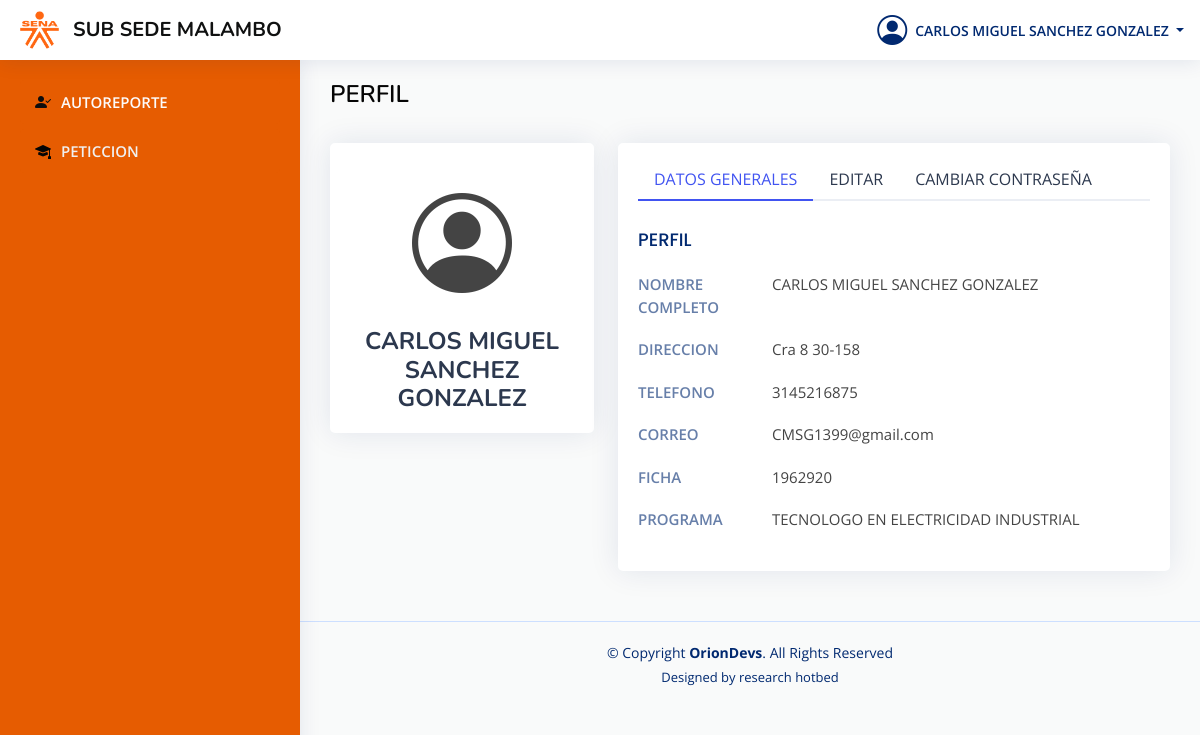
The app's page /perfilAprendiz (signed in) with its own data.
### tables this page shows
CREATE TABLE `tbl_aprendiz` (
  `tbl_aprendiz_ID` int NOT NULL,
  `tbl_tipodocumento_ID` int NOT NULL,
  `tbl_aprendiz_DOCUMENTO` bigint DEFAULT NULL,
  `tbl_aprendiz_NOMBRES` varchar(45) DEFAULT NULL,
  `tbl_aprendiz_APELLIDOS` varchar(45) DEFAULT NULL,
  `tbl_aprendiz_CELULAR` varchar(15) DEFAULT NULL,
  `tbl_aprendiz_CORREO` varchar(45) DEFAULT NULL,
  `tbl_aprendiz_PASSWORD` varchar(100) NOT NULL,
  `tbl_aprendiz_DIRECCION` varchar(45) DEFAULT NULL,
  `tbl_aprendiz_ESTADO` varchar(25) NOT NULL,
  `tbl_ficha_ID` int NOT NULL,
  `tbl_programa_ID` int NOT NULL,
  `tbl_aprendiz_PRESENTE` varchar(9) NOT NULL,
  `tbl_aprendiz_SEDE` int NOT NULL,
  `tbl_aprendiz_CARGO` varchar(20) NOT NULL,
  `tbl_aprendiz_EXTERNO` int NOT NULL
);

CREATE TABLE `tbl_ficha` (
  `tbl_ficha_ID` int NOT NULL,
  `tbl_ficha_CODIGO` varchar(45) DEFAULT NULL,
  `tbl_programa_ID` int NOT NULL,
  `tbl_ficha_GRUPO` varchar(45) NOT NULL
);

CREATE TABLE `tbl_programa` (
  `tbl_programa_ID` int NOT NULL,
  `tbl_programa_CODIGO` varchar(45) DEFAULT NULL,
  `tbl_programa_NOMBRE` varchar(60) DEFAULT NULL,
  `tbl_formacion_ID` int NOT NULL,
  `tbl_programa_ESTADO` int NOT NULL,
  `tbl_sede_tbl_sede_ID` int NOT NULL
);

### app/controlador/PlantillaControlador.php (called while the page is built)
<?php
class ControladorPlantilla{
	public function ctrPlantilla(){
		include "app/vista/plantilla.php";
	}
}

### index.php (called while the page is built)
<?php
require_once "app/controlador/PlantillaControlador.php";
$plantilla = new controladorPlantilla();
$plantilla -> ctrPlantilla();

### app/controlador/LoginControlador.php (called while the page is built, shortened)
<?php
if (isset($_POST["opcion"])) {
	require_once "../modelo/LoginModelo.php";
} else {
	require_once "app/modelo/LoginModelo.php";
}
class LoginControlador
{
	public function DatosUsuarioAprendiz($id)
	{
		$id = $id;
		$r = ModeloUsuarios::DatosUsuarioAprendiz($id);
		$datos =
			[
				'tipo_documento' => $r["tipo_documento"],
				'numero_documento' => $r["numero_documento"],
				'nombres' => $r["nombres"],
				'apellidos' => $r["apellidos"],
				'telefono' => $r["telefono"],
				'correo' => $r["correo"],
				'direccion' => $r["direccion"],
				'ficha' => $r["ficha"],
				'programa' => $r["programa"]
			];
		return $datos;
	}
}

### app/modelo/conexion.php (called while the page is built, shortened)
<?php
class Conexion{
    public  static function conectar(){
        $link = new PDO("mysql:host=localhost; dbname=senasubs_parametrizacion", "root", "1130266003");
        return $link;
    }
}

### app/modelo/LoginModelo.php (called while the page is built, shortened)
<?php
require_once "conexion.php";
Class ModeloUsuarios{
    static public function DatosUsuarioAprendiz($id)
    {
        $x=Conexion::conectar()->prepare("SELECT A.tbl_aprendiz_ID as id_aprendiz, A.tbl_aprendiz_DOCUMENTO as numero_documento,
        A.tbl_aprendiz_NOMBRES as nombres, A.tbl_aprendiz_APELLIDOS as apellidos, A.tbl_aprendiz_CELULAR as telefono,
        A.tbl_aprendiz_CORREO as correo, A.tbl_aprendiz_PASSWORD as password, A.tbl_aprendiz_DIRECCION as direccion,
        T.tbl_tipodocumento_NOMBRE as tipo_documento, F.tbl_ficha_CODIGO as ficha, P.tbl_programa_NOMBRE as programa, A.tbl_aprendiz_CARGO as cargo
        FROM tbl_aprendiz as A inner join tbl_tipodocumento as T on A.tbl_tipodocumento_ID=T.tbl_tipodocumento_ID
        inner join tbl_ficha as F on A.tbl_ficha_ID=F.tbl_ficha_ID inner join tbl_programa as P on A.tbl_programa_ID=P.tbl_programa_ID
        WHERE tbl_aprendiz_ID=:id_aprendiz");
        $x->bindParam(":id_aprendiz", $id, PDO::PARAM_INT);
        $x->execute();
        return $x->fetch();
    }
}
?>

### app/vista/HOME/PERFIL/perfilAprendiz.php (the view, shortened to what this page needs)
<main id="main" class="main">
   <div class="pagetitle">
     <h1>PERFIL</h1>
     <BR>
   </div>
   <section class="section profile">
     <div class="row">
       <div class="col-xl-4">
         <div class="card">
           <div class="card-body profile-card pt-4 d-flex flex-column align-items-center">
             <i class="bi bi-person-circle" style="font-size:100px;"></i>
             <h2 style="text-align:center;">
                <?php
                   echo $datos["nombres"]." ".$datos["apellidos"];
                ?>
             </h2>
           </div>
         </div>
       </div>
       <div class="col-xl-8">
         <div class="card">
           <div class="card-body pt-3">
             <ul class="nav nav-tabs nav-tabs-bordered">
               <li class="nav-item">
                 <button class="nav-link active" data-bs-toggle="tab" data-bs-target="#profile-overview">DATOS GENERALES</button>
               </li>
               <li class="nav-item">
                 <button class="nav-link" data-bs-toggle="tab" data-bs-target="#profile-edit">EDITAR</button>
               </li>
               <li class="nav-item">
                 <button class="nav-link" data-bs-toggle="tab" data-bs-target="#profile-change-password">CAMBIAR CONTRASEÑA</button>
               </li>
             </ul>
             <div class="tab-content pt-2">
               <div class="tab-pane fade show active profile-overview" id="profile-overview">
                 <h5 class="card-title">PERFIL</h5>
                 <div class="row">
                   <div class="col-lg-3 col-md-4 label ">NOMBRE COMPLETO</div>
                   <div class="col-lg-9 col-md-8">
                   <?php
                       echo $datos["nombres"]." ".$datos["apellidos"];
                   ?>
                   </div>
                 </div>
                 <div class="row">
                   <div class="col-lg-3 col-md-4 label">DIRECCION</div>
                   <div class="col-lg-9 col-md-8">
                      <?php
                           echo $datos["direccion"];
                      ?>
                   </div>
                 </div>
                 <div class="row">
                   <div class="col-lg-3 col-md-4 label">TELEFONO</div>
                   <div class="col-lg-9 col-md-8">
                      <?php
                        echo $datos["telefono"];
                      ?>
                   </div>
                 </div>
                 <div class="row">
                   <div class="col-lg-3 col-md-4 label">CORREO</div>
                   <div class="col-lg-9 col-md-8">
                      <?php
                        echo $datos["correo"];
                      ?>
                   </div>
                 </div>
                 <div class="row">
                   <div class="col-lg-3 col-md-4 label">FICHA</div>
                   <div class="col-lg-9 col-md-8">
                      <?php
                        echo $datos["ficha"];
                      ?>
                   </div>
                 </div>
                 <div class="row">
                   <div class="col-lg-3 col-md-4 label">PROGRAMA</div>
                   <div class="col-lg-9 col-md-8">
                      <?php
                        echo $datos["programa"];
                      ?>
                   </div>
                 </div>
               </div>
             </div>
           </div>
         </div>
       </div>
     </div>
   </section>
 </main>

### app/vista/MENU/navAprendiz.php (shortened to what this page needs)
<?php
  $id=$_SESSION["sesion_active"]["id_aprendiz"];
  $login = new LoginControlador();
  $datos= $login -> DatosUsuarioAprendiz($id);
?>
    <header id="header" class="header fixed-top d-flex align-items-center">
    <div class="d-flex align-items-center justify-content-between">
        <a href="index.html" class="logo d-flex align-items-center">
            <img src="public/assets/img/logosena.png" alt="">&nbsp;&nbsp;
            <span class="d-sm-none d-none d-lg-block">SUB SEDE MALAMBO</span>
        </a>
    </div>
    <nav class="header-nav ms-auto">
      <ul class="d-flex align-items-center">
        <li class="nav-item dropdown pe-3">
          <a class="nav-link nav-profile d-flex align-items-center pe-0" href="#" data-bs-toggle="dropdown">
            <i class="bi bi-person-circle" style="font-size:30px;"></i>
            <span class="d-none d-md-block dropdown-toggle ps-2">
            <?php
              echo $datos["nombres"]." ".$datos["apellidos"];
            ?>
            </span>
          </a>
        </li>
    </nav>
  </header>

### public/assets/css/style.css (style rules this page uses)
:root { scroll-behavior: smooth; }
body { font-family: "Open Sans", sans-serif; background:#f9fafa; color: #444444; }
a { color: #4154f1; text-decoration: none; }
h1, h2, h3, h4, h5, h6 { font-family: "Nunito", sans-serif; }
#main { margin-top: 60px; padding: 20px 30px; transition: all 0.3s; }
.pagetitle { margin-bottom: 10px; }
.pagetitle h1 { font-size: 24px; margin-bottom: 0; font-weight: 600; color: #050505; }
.card { margin-bottom: 30px; border: none; border-radius: 5px; box-shadow: 0px 0 30px rgba(1, 41, 112, 0.1); }
.card-title { padding: 20px 0 15px 0; font-size: 18px; font-weight: 500; color: #0c0c0c; font-family: "Poppins", sans-serif; }
.card-body { padding: 0 20px 20px 20px; }
.nav-tabs-bordered { border-bottom: 2px solid #ebeef4; }
.nav-tabs-bordered .nav-link { margin-bottom: -2px; border: none; color: #2c384e; }
.nav-tabs-bordered .nav-link.active { background-color: #fff; color: #4154f1; border-bottom: 2px solid #4154f1; }
.logo { line-height: 1; }
@media (min-width: 1200px) { .logo { width: 280px; } }
.logo img { max-height: 38px; margin-right: 6px; }
.logo span { font-size: 20px; font-weight: 700; color: #101111; font-family: "Nunito", sans-serif; }
.header { transition: all 0.5s; z-index: 997; height: 60px; box-shadow: 0px 2px 20px rgba(1, 41, 112, 0.1); background-color: #fff; padding-left: 20px; }
.header-nav ul { list-style: none; }
.header-nav > ul { margin: 0; padding: 0; }
.header-nav .nav-profile { color: #012970; }
.header-nav .nav-profile span { font-size: 14px; font-weight: 600; }
@media (min-width: 1200px) { #main, #footer { margin-left: 300px; } }
.profile .profile-card h2 { font-size: 24px; font-weight: 700; color: #2c384e; margin: 10px 0 0 0; }
.profile .profile-overview .row { margin-bottom: 20px; font-size: 15px; }
.profile .profile-overview .card-title { color: #012970; }
.profile .profile-overview .label { font-weight: 600; color: rgba(1, 41, 112, 0.6); }
html { min-height: 100%; position: relative; }

### records on screen
tbl_aprendiz: tbl_aprendiz_NOMBRES "CARLOS MIGUEL", tbl_aprendiz_APELLIDOS "SANCHEZ GONZALEZ", tbl_aprendiz_DIRECCION "Cra 8 30-158", tbl_aprendiz_CELULAR "3145216875", tbl_aprendiz_CORREO "CMSG1399@gmail.com", tbl_ficha.tbl_ficha_CODIGO "1962920", tbl_programa_ID.tbl_programa_NOMBRE "TECNOLOGO EN ELECTRICIDAD INDUSTRIAL"
